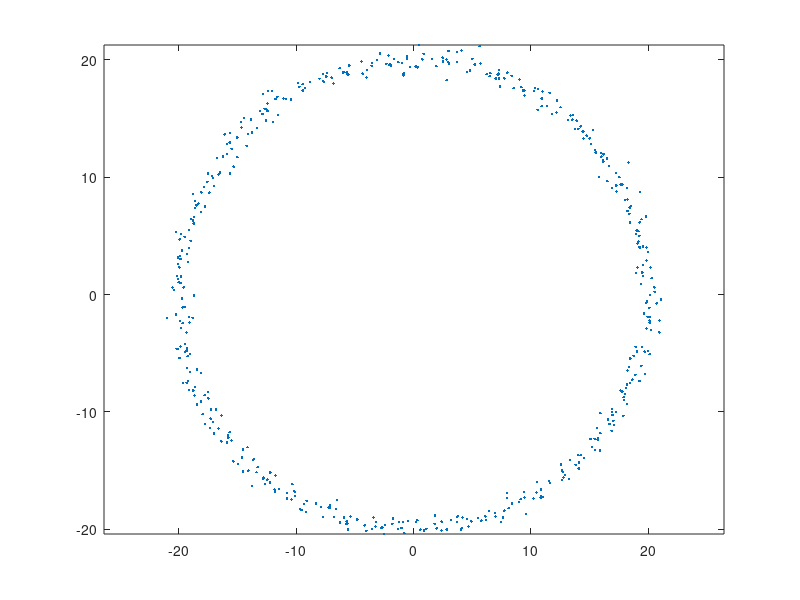
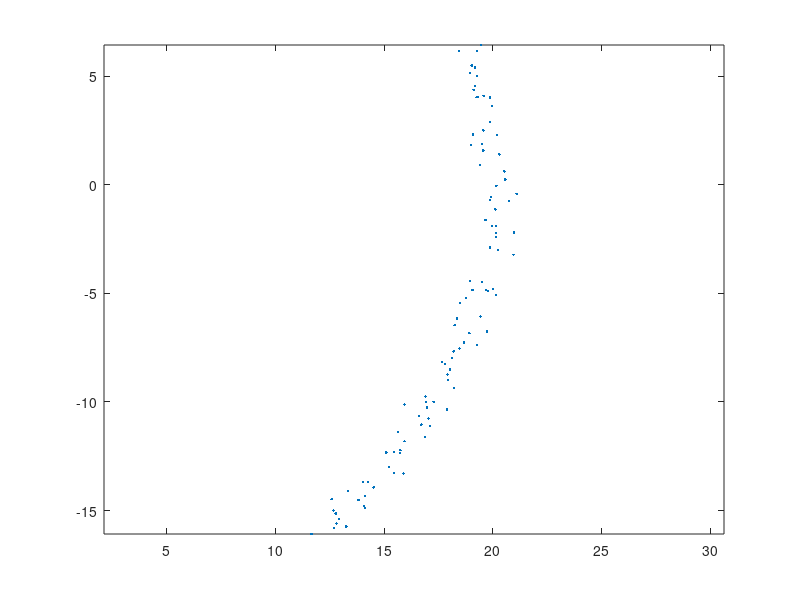
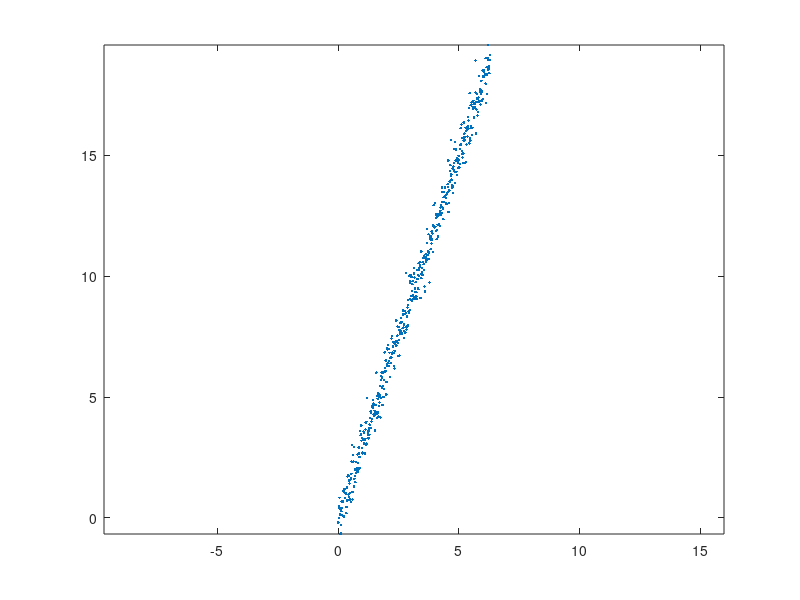

Write the MATLAB code that produced these figures, in order.
clear
close all

n = 500;
t = linspace(0, 2*pi, n);
w = .5*randn(3, n); % zero mean noise

r = 20;
x = r*sin(t) + w(1,:);
y = r*cos(t) + w(2,:);
plot(x,y, '.', 'LineWidth', 4)
axis equal
print('circle', '-dpng')

r = 20;
x = r*sin(t) + w(1,:);
y = r*cos(t) + w(2,:);
plot(x(100:200),y(100:200), '.', 'LineWidth', 4)
axis equal
print('arc', '-dpng')

figure
m = 3;
y2 = m*t + w(3,:) ;
plot(t, y2, '.', 'LineWidth', 4)
axis equal
print('line', '-dpng')
